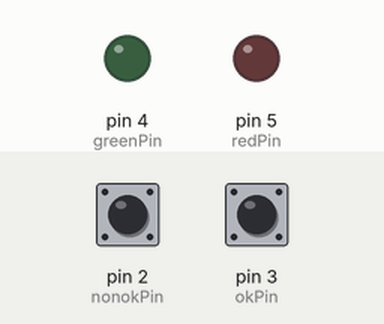
Simulated run of this sketch. Board: Arduino Uno, built with avr-gcc and run on an emulated ATmega328P. Shown: output pins drawn as LEDs (lit = HIGH). Dashed ring = blinking. Inputs (shaded band) come from the test bench; at power-on: pin 2 (nonokPin) HIGH, pin 3 (okPin) HIGH. What the sketch prints to the serial monitor is not drawn.

Above: at 1.2 s.
1.3 s: pin 2 (nonokPin) pulled LOW for 3.2 s
At 1.6 s:
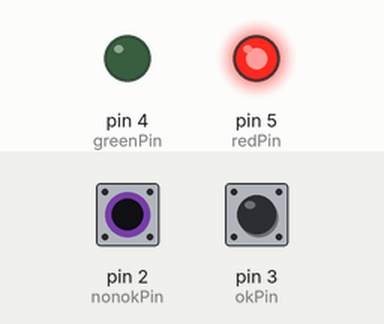
6.8 s: pin 3 (okPin) pulled LOW for 0.15 s
At 7.7 s:
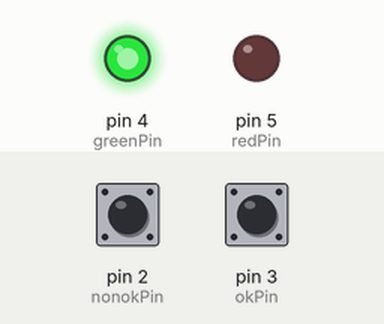
9.3 s: pin 3 (okPin) pulled LOW for 3.2 s
At 10.2 s:
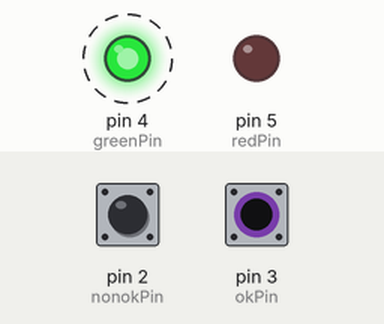
Timing chart, 0 to 14.8 s (numbered marks = the images above; inputs shaded):
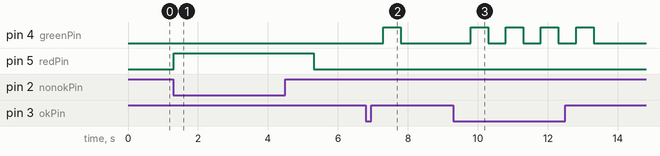

Measured:
- after the input at 1.3 s, pin 5 (redPin): LOW → HIGH at once, → LOW 4.0 s later
- after the input at 6.8 s, pin 4 (greenPin): LOW → HIGH after 0.50 s, → LOW 0.50 s later
- after the input at 9.3 s, pin 4 (greenPin): alternates HIGH for 0.50 s and LOW for 0.50 s, 8 changes in all, then stays LOW, starting after 0.50 s

The sketch:

Compte_point_fpv.ino
```cpp
const int okPin = 3; // l'entrée du bouton de validation est sur la pin 3
const int nonokPin = 2; // l'entrée du bouton de message de non validation est sur la pin 2
const int greenPin = 4;
const int redPin = 5;

int comptePoint;
int niveau;

void setup() {
  // paramétrer les variable
  comptePoint = 0;
  niveau = 1;
  // paramétrer les pins
  //Pin des boutons
  pinMode(okPin, INPUT_PULLUP);
  pinMode(nonokPin, INPUT_PULLUP);
  pinMode(greenPin, OUTPUT);
  pinMode(redPin, OUTPUT);
  //Initialiser le moniteur série
  Serial.begin(9600);

}

void loop() {
  // condition de comptage de point
  if (digitalRead(okPin) == LOW){
    Serial.println(" ");
    Serial.print("parcours  ");
    comptePoint++;
    delay(500);
    Serial.print(niveau);
    Serial.print("                                           ");
    Serial.print(comptePoint);
    Serial.print(" point(s)");
    digitalWrite(greenPin, HIGH);
    delay(500);
    digitalWrite(greenPin, LOW);

  }
  if (digitalRead(nonokPin) == LOW) {
    Serial.println(" ");
    Serial.println(" ");
    Serial.print(" Parcours recommencé. Cause: Raté parcours");
    comptePoint = 0;
    digitalWrite(redPin, HIGH);
    delay(1000);
    digitalWrite(redPin, LOW);
    Serial.println(" ");
    Serial.println(" ");

  }
  else {

  }
  if (comptePoint == 4) {
    comptePoint = 0;
    niveau = niveau + 1;
    Serial.println(" ");
    Serial.println(" ");
    Serial.print(" Parcours Suivant ");
    Serial.println(" ");
    Serial.println(" ");

  }
  else {

  }

}
```
